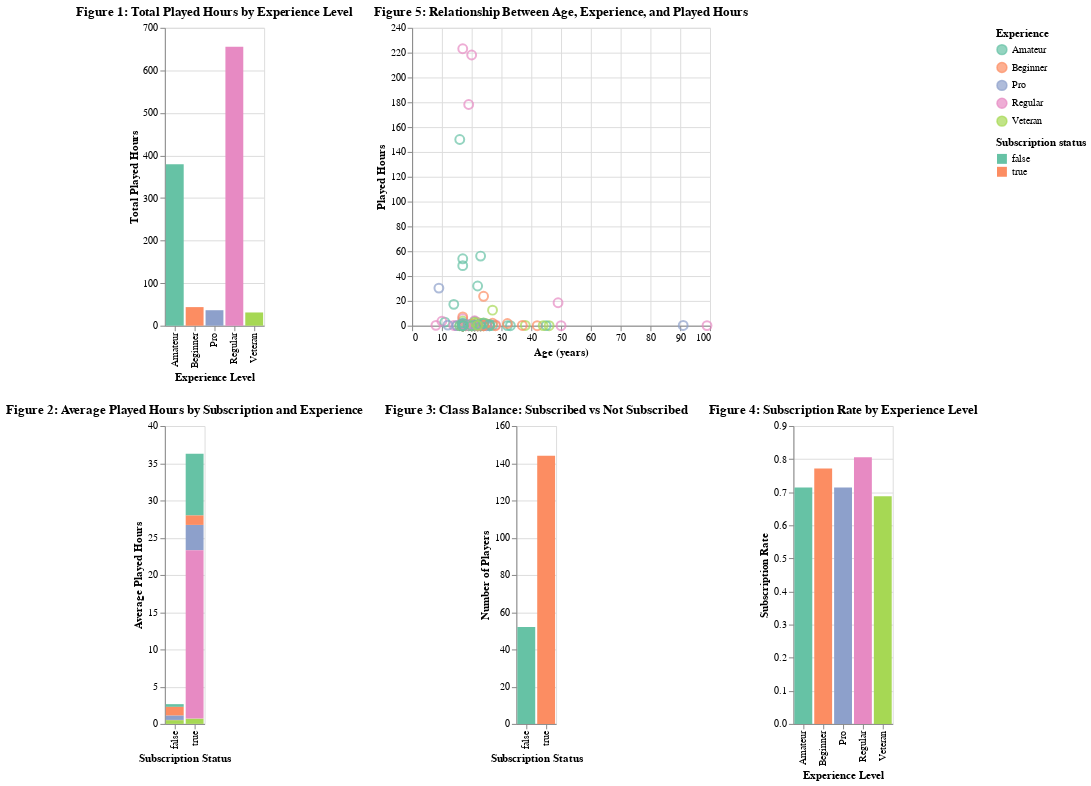

The notebook cell this image was saved under:
### Markdown cell above
### 3 - Exploratory data analysis

We began with exploratory analysis to understand the distribution of key variables and their relationships with subscription. We examined how played hours and age vary across experience levels and subscription groups. This step helps confirm whether the chosen predictors plausibly relate to the response and provides context for later modeling choices.

### Code cell
# Figure 1 is a bar graph of experience of players against their total summed hours of playing.  We can see that regulars and amateurs play substainially more than players of other experiences.
plot_bar1 = (
    alt.Chart(dropped_players)
    .mark_bar()
    .encode(
        x=alt.X("experience:N", title="Experience Level"),
        y=alt.Y("sum(played_hours):Q", title="Total Played Hours"),
        color=alt.Color("experience:N", legend=alt.Legend(title="Experience")),
        tooltip=["experience", alt.Tooltip("sum(played_hours):Q", title="Total Hours")]
    )
    .properties(title="Figure 1: Total Played Hours by Experience Level")
)

# Figure 2 is a scatter plot of age against played hours. We can see that most people fall in a specific range, but there are some people who outlie in either dimension (very high age or very high hours played).
plot_bar2 = (
    alt.Chart(dropped_players)
    .mark_bar()
    .encode(
        x=alt.X("subscribe:N", title="Subscription Status"),
        y=alt.Y("mean(played_hours):Q", title="Average Played Hours"),
        color=alt.Color(
            "experience:N",
            legend=alt.Legend(title="Experience"),
            scale=alt.Scale(scheme="set2")
        ),
        tooltip=[
            "subscribe",
            "experience",
            alt.Tooltip("mean(played_hours):Q", title="Average Hours"),
        ],
    )
    .properties(title="Figure 2: Average Played Hours by Subscription and Experience")
)

# Figure 3 is a bar graph of subscription status against average played hours. Players on average play more hours if they are subscribed, but that may also be because subscribing gives you more play time.
plot_class = (
    alt.Chart(dropped_players)
    .mark_bar()
    .encode(
        x=alt.X("subscribe:N", title="Subscription Status"),
        y=alt.Y("count():Q", title="Number of Players"),
        fill=alt.Fill(
            "subscribe:N",
            legend=alt.Legend(title="Subscription status"),
            scale=alt.Scale(scheme="set2")
        ),
        tooltip=["subscribe", alt.Tooltip("count():Q", title="Count")],
    )
    .properties(title="Figure 3: Class Balance: Subscribed vs Not Subscribed")
)

# Figure 4 is a bar graph of the subscription status versus the number of players. There are near two and a half times more subscribed players than unsubscribed, so we must make sure they are both even later when we set up our KNN classifier system.
plot_rate = (
    alt.Chart(dropped_players)
    .mark_bar()
    .encode(
        x=alt.X("experience:N", title="Experience Level"),
        y=alt.Y("mean(subscribe):Q", title="Subscription Rate"),
        color=alt.Color("experience:N", legend=alt.Legend(title="Experience")),
        tooltip=[
            "experience",
            alt.Tooltip("mean(subscribe):Q", title="Subscription Rate"),
        ],
    )
    .properties(title="Figure 4: Subscription Rate by Experience Level")
)


# Figure 5 is experience level versys subscription rate. We can see on average, 70-80% of players subscribe, regardless of their experience level.
plot_scatter = (
    alt.Chart(dropped_players)
    .mark_point(size=80, opacity=0.7)
    .encode(
        x=alt.X("age:Q", title="Age (years)"),
        y=alt.Y("played_hours:Q", title="Played Hours"),
        color=alt.Color("experience:N", legend=alt.Legend(title="Experience")),
        tooltip=["age", "played_hours", "experience", "subscribe"]
    )
    .properties(title="Figure 5: Relationship Between Age, Experience, and Played Hours")
)

(plot_bar1 | plot_scatter ) & ( plot_bar2 | plot_class | plot_rate )

### Figure 1 — Vega-Lite specification as saved in the notebook (floating-point values rounded to 4 significant figures; data arrays with more than 128 entries replaced by an {"elided": "..."} marker saying what was removed)
{"config": {"view": {"continuousWidth": 300, "continuousHeight": 300}}, "vconcat": [{"hconcat": [{"mark": {"type": "bar"}, "encoding": {"color": {"field": "experience", "legend": {"title": "Experience"}, "type": "nominal"}, "tooltip": [{"field": "experience", "type": "nominal"}, {"aggregate": "sum", "field": "played_hours", "title": "Total Hours", "type": "quantitative"}], "x": {"field": "experience", "title": "Experience Level", "type": "nominal"}, "y": {"aggregate": "sum", "field": "played_hours", "title": "Total Played Hours", "type": "quantitative"}}, "title": "Figure 1: Total Played Hours by Experience Level"}, {"mark": {"type": "point", "opacity": 0.7, "size": 80}, "encoding": {"color": {"field": "experience", "legend": {"title": "Experience"}, "type": "nominal"}, "tooltip": [{"field": "age", "type": "quantitative"}, {"field": "played_hours", "type": "quantitative"}, {"field": "experience", "type": "nominal"}, {"field": "subscribe", "type": "nominal"}], "x": {"field": "age", "title": "Age (years)", "type": "quantitative"}, "y": {"field": "played_hours", "title": "Played Hours", "type": "quantitative"}}, "title": "Figure 5: Relationship Between Age, Experience, and Played Hours"}]}, {"hconcat": [{"mark": {"type": "bar"}, "encoding": {"color": {"field": "experience", "legend": {"title": "Experience"}, "scale": {"scheme": "set2"}, "type": "nominal"}, "tooltip": [{"field": "subscribe", "type": "nominal"}, {"field": "experience", "type": "nominal"}, {"aggregate": "mean", "field": "played_hours", "title": "Average Hours", "type": "quantitative"}], "x": {"field": "subscribe", "title": "Subscription Status", "type": "nominal"}, "y": {"aggregate": "mean", "field": "played_hours", "title": "Average Played Hours", "type": "quantitative"}}, "title": "Figure 2: Average Played Hours by Subscription and Experience"}, {"mark": {"type": "bar"}, "encoding": {"fill": {"field": "subscribe", "legend": {"title": "Subscription status"}, "scale": {"scheme": "set2"}, "type": "nominal"}, "tooltip": [{"field": "subscribe", "type": "nominal"}, {"aggregate": "count", "title": "Count", "type": "quantitative"}], "x": {"field": "subscribe", "title": "Subscription Status", "type": "nominal"}, "y": {"aggregate": "count", "title": "Number of Players", "type": "quantitative"}}, "title": "Figure 3: Class Balance: Subscribed vs Not Subscribed"}, {"mark": {"type": "bar"}, "encoding": {"color": {"field": "experience", "legend": {"title": "Experience"}, "type": "nominal"}, "tooltip": [{"field": "experience", "type": "nominal"}, {"aggregate": "mean", "field": "subscribe", "title": "Subscription Rate", "type": "quantitative"}], "x": {"field": "experience", "title": "Experience Level", "type": "nominal"}, "y": {"aggregate": "mean", "field": "subscribe", "title": "Subscription Rate", "type": "quantitative"}}, "title": "Figure 4: Subscription Rate by Experience Level"}]}], "data": {"name": "data-2def6b37beff92aab52e02bfdd6aab08"}, "$schema": "https://vega.github.io/schema/vega-lite/v5.20.1.json", "datasets": {"data-2def6b37beff92aab52e02bfdd6aab08": {"elided": "196 records"}}}
